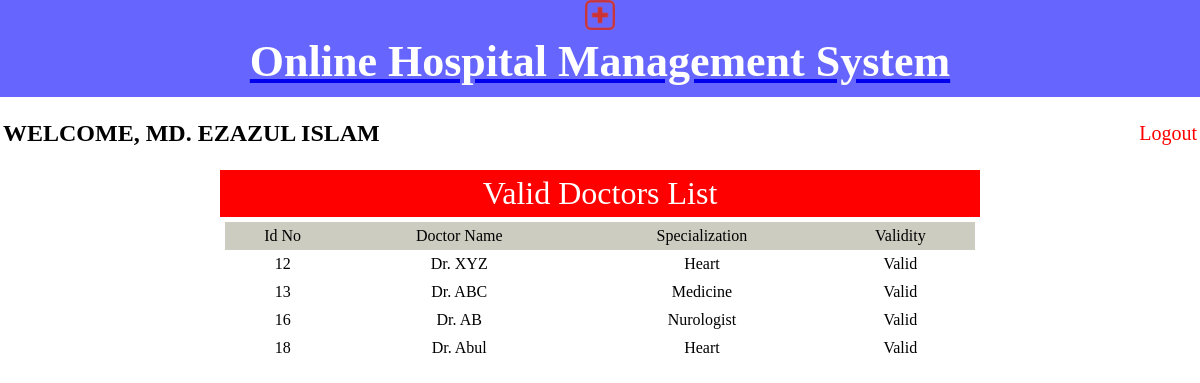
The page /doclist.php (signed in) on the database its author committed.
### tables this page shows
CREATE TABLE `doctor` (
  `did` int(100) NOT NULL,
  `dname` varchar(100) NOT NULL,
  `demail` varchar(100) NOT NULL,
  `dpass` varchar(100) NOT NULL,
  `dadd` varchar(100) NOT NULL,
  `dspecial` varchar(100) NOT NULL,
  `dcontact` varchar(11) NOT NULL,
  `dgen` varchar(10) NOT NULL,
  `dfrom` varchar(5) NOT NULL,
  `dto` varchar(5) NOT NULL,
  `delete` varchar(2) NOT NULL,
  `time` time NOT NULL
);

### doclist.php (the view, shortened to what this page needs)
<!DOCTYPE HTML>
<html>
<head>
	<link rel="stylesheet" type="text/css" href="style.css" media="all" />
</head>
<body>
	<div class="header-area">
		<img src="images/hospital-512.gif" alt="hospital_logo" />
		<a href="index.php"><h1>Online Hospital Management System</h1></a>
	</div>
	<table>
		<tr style="height:20px;">
			<td style="width:1141px;">
				<?php
					echo ("<h2>WELCOME, ".$_SESSION['auname']."</h2>");
				?>
			</td>
			<td>
				<a href="alogout.php" style="text-decoration:none; font-size:20px; color:red; ">Logout</a>
			</td>
		</tr>
	</table>
	<tr><td><table align=center width=750 cellspacing=0 cellpadding=5>
	<tr bgcolor=red><td align=center ><font size=6 color=white >Valid Doctors
	List</font></td></tr>
	<tr><td><table width=750 cellspacing=0 cellpadding=5>
	<tr bgcolor=#ccccc><td align=center>Id No</td><td align=center>Doctor
	Name</td><td align=center>Specialization</td><td align=center>Validity</td></tr>
	<?php
		$conn = mysqli_connect("localhost", "root", "", "hms");
		$result = mysqli_query($conn, "SELECT * FROM doctor d WHERE d.delete='y' ORDER BY d.did");
		while($row = mysqli_fetch_assoc($result))
		{
			echo "<tr><td align=center>".$row['did']."</td><td align=center>".$row['dname']."</td><td align=center>".$row['dspecial']."</td><td align=center>Valid</td></tr>";
		}
	?>
</body>
</html>

### style.css (style rules this page uses)
body { margin: 0px; padding: 0px; }
.header-area h1 { margin:0px; }
.header-area { font-family:Algerian; background: #6666FF; color: #ffffff; text-align: center; font-size: 22px; padding: 10px; }
.header-area a h1 { text-decoration:none; color: #ffffff; }
.header-area img { height:30px; margin-top: -22px; position: relative; }

### rows shown on the page
doctor: did "12", dname "Dr. XYZ", dspecial "Heart"
doctor: did "13", dname "Dr. ABC", dspecial "Medicine"
doctor: did "16", dname "Dr. AB", dspecial "Nurologist"
doctor: did "18", dname "Dr. Abul", dspecial "Heart"

### other values the page prints
$_SESSION['auname'] "MD. EZAZUL ISLAM"
